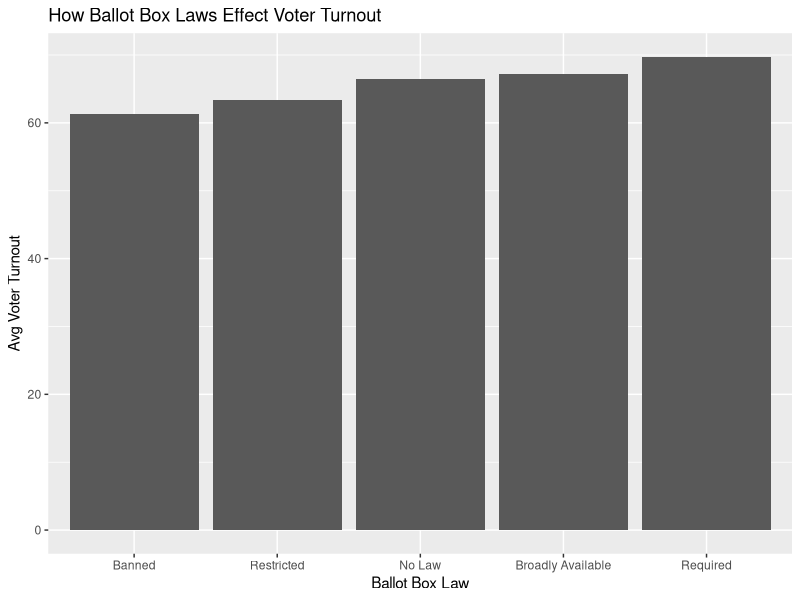

Reproduce this figure in R.
## ---- chunk 1
library(tidyverse)
## ---- chunk 2
ballot <- read.csv("Final Project Data - Sheet1.csv")
glimpse(ballot)
## ---- chunk 3
library(dplyr)

ballot <- ballot |>
  mutate(
    Voter_Participation_2024 = as.numeric(gsub("%", "", Voter_Participation_2024))
  )
ballot
## ---- chunk 4
ballot_summary <- ballot |>
  group_by(Ballot_Box_Law) |>
  summarize(
    avg_turnout = mean(Voter_Participation_2024, na.rm = TRUE),
    .groups = "drop"
  )

ballot_summary

## ---- chunk 5
ballot_summary |>
  ggplot(mapping = aes(x = fct_reorder(Ballot_Box_Law, avg_turnout),
                       y = avg_turnout)) +
  geom_bar(stat = "identity") +
  labs(x = "Ballot Box Law",
       y = "Avg Voter Turnout",
       title = "How Ballot Box Laws Effect Voter Turnout")
